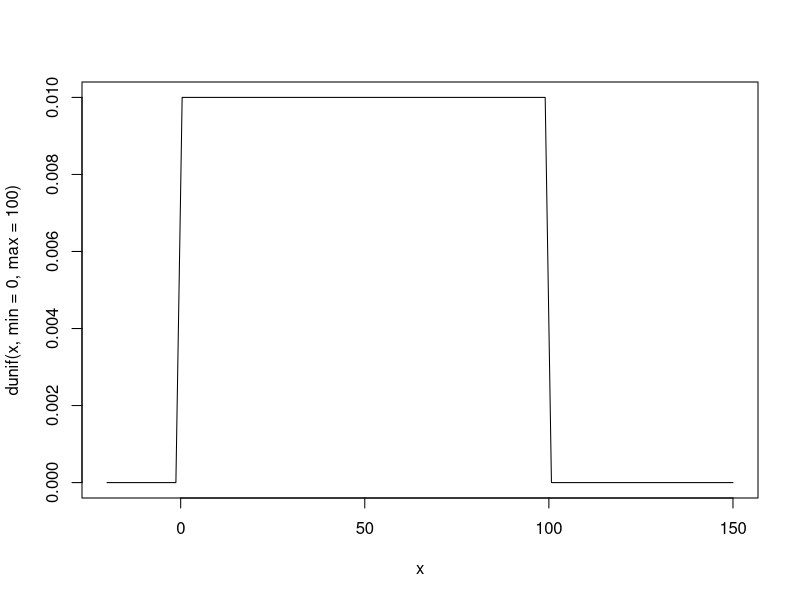

This chart was generated by the following R code: (Note: this script raises an error after producing the figure.)

# 18.3.1 1変数の場合 -----------------------------------------------------------

rnorm(n=5, mean=50, sd=10)
rnorm(5, 50, 10)

curve(dunif(x, min=0, max=100),from=-20,to=150)

runif(n=5, min=0, max=100)

p <- runif(n=10)
p

x <- cut(p, c(0, 0.4, 1))

levels(x) <- c(0, 1)
x

カテゴリ化前 <- runif(10)
カテゴリ化後 <- cut(カテゴリ化前, c(0, 0.2, 0.8, 1))
levels(カテゴリ化後) <- 1:3
カテゴリ化後


# 18.3.2 多変量の場合 -----------------------------------------------------------

母相関 <- 0.6
変数x <- runif(100)
誤差e <- runif(100)
変数y <- 母相関*変数x+sqrt(1-母相関^2)*誤差e
cor(変数x,変数y)


母相関 <- 0.6　
変数x <- runif(100)
誤差e1 <- runif(100)
誤差e2 <- runif(100)
変数y1 <- sqrt(母相関)*変数x+sqrt(1-母相関)*誤差e1
変数y2 <- sqrt(母相関)*変数x+sqrt(1-母相関)*誤差e2

cor(変数y1, 変数y2)

誤差e3 <- runif(100)
変数y3 <- sqrt(母相関)*変数x+sqrt(1-母相関)*誤差e3

cor(変数y1, 変数y3)
cor(変数y2, 変数y3)


サンプルサイズ <- 100
変数の数 <- 4
独立乱数 <- matrix(rnorm(n=サンプルサイズ*変数の数),nrow=サンプルサイズ)

print(独立乱数)

相関数行列 <- matrix(c(1.0, 0.5, 0.4, 0.3 , 0.5, 1.0, 0.5, 0.4, 0.4, 0.5, 1.0, 0.5, 0.3, 0.4, 0.5, 1.0), nrow=変数の数)
print(相関数行列)

上三角行列 <- chol(相関数行列)

観測値 <- 独立乱数 %*% 上三角行列
print(観測値)

cor(観測値)

サンプルサイズ <- 10000
変数の数 <- 4
独立乱数 <- matrix(rnorm(n=サンプルサイズ*変数の数), nrow=サンプルサイズ)
相関係数行列 <- matrix(c(1.0, 0.5, 0.4, 0.3, 0.5, 1.0, 0.5, 0.4, 0.4, 0.5, 1.0, 0.5, 0.3, 0.4, 0.5, 1.0), nrow=変数の数)
上三角行列 <- chol(相関数行列)
観測値 <- 独立乱数 %*% 上三角行列
cor(観測値)


サンプルサイズ <- 10000
変数の数 <- 4
独立乱数 <- matrix(rnorm(n=サンプルサイズ*変数の数), nrow=サンプルサイズ)
平均行列 <- matrix(rep(c(1, 2, 3, 4), サンプルサイズ), nrow=サンプルサイズ, byrow=TRUE)
共分散行列 <- matrix(c(1.0, 0.5, 0.4, 0.3, 0.5, 1.0, 0.5, 0.4, 0.4, 0.5, 1.0, 0.5, 0.3, 0.4, 0.5, 1.0), nrow=変数の数)
上三角行列 <- chol(共分散行列)
観測値 <- 独立乱数 %*% 上三角行列 + 平均行列
mean(観測値[,1])
mean(観測値[,2])
mean(観測値[,3])
mean(観測値[,4])
cov(観測値)


# 18.4.1 回帰分析モデル ----------------------------------------------------------

サンプルサイズ <- 100
切片 <- 10
偏回帰係数1 <- 3
偏回帰係数2 <- 0.5
x1 <- rnorm(n=サンプルサイズ)
x2 <- runif(n=サンプルサイズ)
e <- rnorm(n=サンプルサイズ, sd=10)
y <- 切片 + 偏回帰係数1*x1+偏回帰係数2*x2+e
lm(y~x1+x2)


サンプルサイズ <- 100
切片 <- 10
偏回帰係数1 <- 3
偏回帰係数2 <- 0.5
x1 <- rnorm(n=サンプルサイズ)
x2 <- runif(n=サンプルサイズ, min=0, max=100)
e <- rnorm(n=サンプルサイズ, sd=10)
y <- 切片 + 偏回帰係数1*x1+偏回帰係数2*x2+e
lm(y~x1+x2)

# 18.4.2 因子分析モデル ----------------------------------------------------------

サンプルサイズ <- 1000
a11 <- 0.6
a12 <- 0.2
a21 <- 0.6
a22 <- 0.2
a31 <- 0.2
a32 <- 0.6
a41 <- 0.2
a42 <- 0.6
a51 <- 0.4
a52 <- 0.4
f1 <- rnorm(n=サンプルサイズ)
f2 <- rnorm(n=サンプルサイズ)
u1 <- rnorm(n=サンプルサイズ, sd=sqrt(0.6))
u2 <- rnorm(n=サンプルサイズ, sd=sqrt(0.6))
u3 <- rnorm(n=サンプルサイズ, sd=sqrt(0.6))
u4 <- rnorm(n=サンプルサイズ, sd=sqrt(0.6))
u5 <- rnorm(n=サンプルサイズ, sd=sqrt(0.68))
x1 <- a11 * f1 + a12 * f2 + u1
x2 <- a21 * f1 + a22 * f2 + u2
x3 <- a31 * f1 + a32 * f2 + u3
x4 <- a41 * f1 + a42 * f2 + u4
x5 <- a51 * f1 + a52 * f2 + u5
データ行列 <- cbind(x1, x2, x3, x4, x5)

factanal(データ行列, factors=2)


サンプルサイズ <- 1000
因子負荷行列 <- matrix(c(0.6, 0.6, 0.2, 0.2, 0.4, 0.2, 0.2, 0.6, 0.6, 0.4), nrow=5)
独自性 <- diag(sqrt(c(0.6, 0.6, 0.6, 0.6, 0.68)))
因子得点 <- matrix(rnorm(2*サンプルサイズ), nrow=2)
独自因子 <- matrix(rnorm(5*サンプルサイズ), nrow=5)
観測値 <- round(t(因子負荷行列%*%因子得点+独自性%*%独自因子))
factanal(観測値, factors=2)

# 18.5.1 データの平均と標準偏差を特定ンの値にする ---------------------------------------------

データ <- rnorm(n=10)
z得点 <- scale(データ)
mean(z得点)
sd(z得点)
z得点2 <- z得点*sqrt(length(データ)/(length(データ)-1))
sqrt(mean((z得点2-mean(z得点2))^2))

# 18.5.2 データの標本相関係数を任意の値にする -----------------------------------------------

サンプルサイズ <- 50
変数の数 <- 4
独立乱数 <- matrix(rnorm(n=サンプルサイズ*変数の数), nrow=サンプルサイズ)
主成分分析 <- princomp(独立乱数) 
主成分得点 <- 主成分分析$scores
標準化主成分得点 <- scale(主成分得点)
相関係数行列 <- matrix(c(1.0, 0.5, 0.4, 0.3, 0.5, 1.0, 0.5, 0.4, 0.4, 0.5, 1.0, 0.5, 0.3, 0.4, 0.5, 1.0), nrow=変数の数)
上三角行列 <- chol(相関係数行列)
観測値 <- 標準化主成分得点 %*%  上三角行列

cor(観測値)


# 18.6 再現性のある人口データを発生させる --------------------------------------------------

set.seed(0)
rnorm(n=5)
rnorm(n=5)

set.seed(0)
rnorm(n=10)

set.seed(2^31) #範囲外の値

set.seed(1)
rnorm(n=5)

set.seed(1.2)
rnorm(n=5)

set.seed(3/2)
rnorm(n=5)

set.seed(sqrt(3))
rnorm(n=5)






